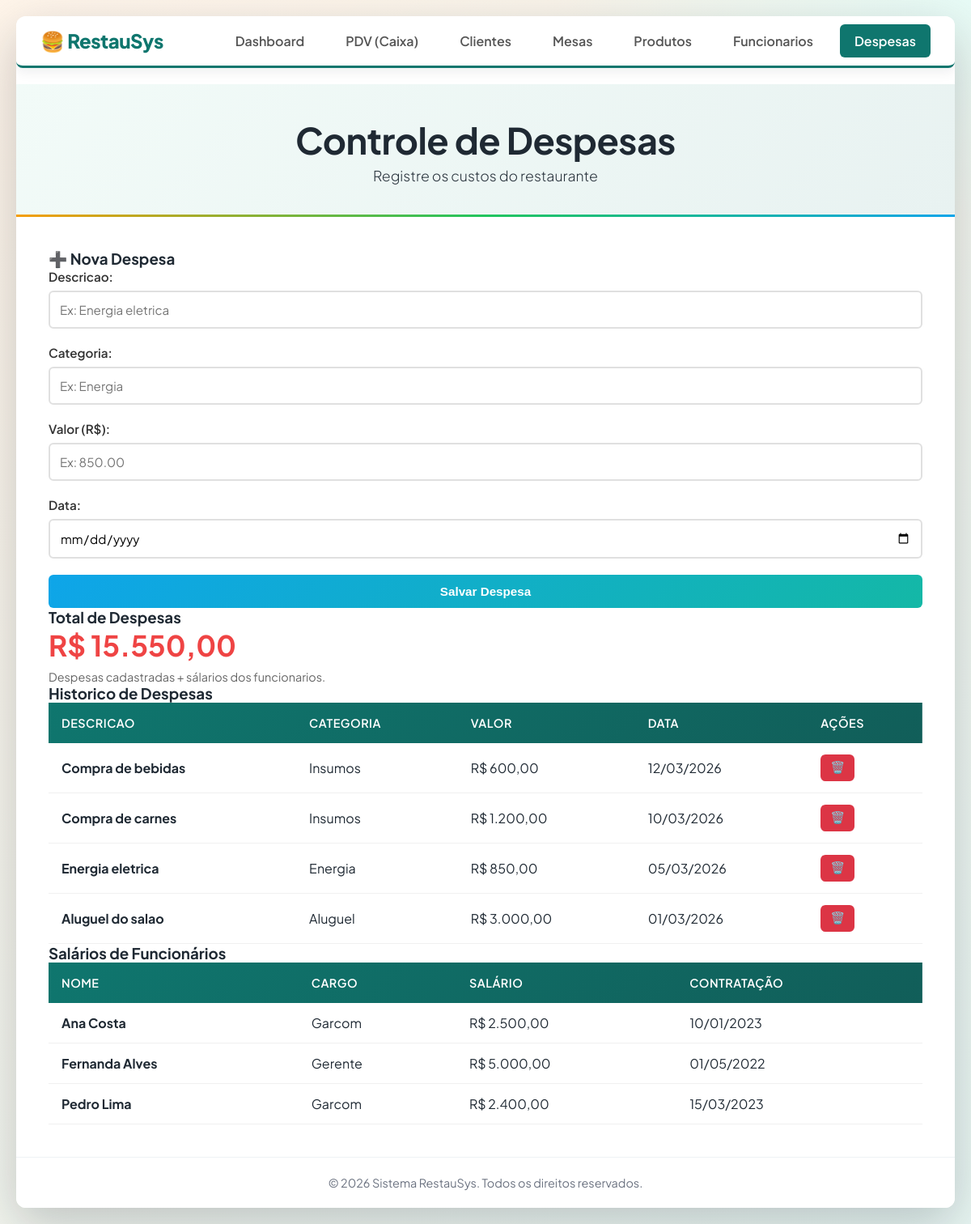
Page /pages/despesas.php on the committed database.
### tables this page shows
CREATE TABLE despesas (
    id_despesa INTEGER PRIMARY KEY AUTOINCREMENT,
    descricao TEXT NOT NULL,
    categoria TEXT NOT NULL,
    valor NUMERIC NOT NULL,
    data_despesa TEXT
);

CREATE TABLE funcionarios (
    id_funcionario INTEGER PRIMARY KEY AUTOINCREMENT,
    nome TEXT NOT NULL,
    cargo TEXT NOT NULL,
    salario NUMERIC,
    data_contratacao TEXT
);

### config/config.php (called while the page is built, shortened)
<?php
$pdo = initialize_database(DB_PATH, false);
function query_one(string $sql, array $params = []): ?array
{
    global $pdo;
    $stmt = $pdo->prepare($sql);
    $stmt->execute($params);
    return $stmt->fetch() ?: null;
}
function query_all(string $sql, array $params = []): array
{
    global $pdo;
    $stmt = $pdo->prepare($sql);
    $stmt->execute($params);
    return $stmt->fetchAll() ?: [];
}

### pages/despesas.php (the view, shortened to what this page needs)
<?php
require_once __DIR__ . "/../config/config.php";
$despesas = query_all("SELECT * FROM despesas ORDER BY data_despesa DESC, id_despesa DESC");
$funcionarios = query_all("SELECT id_funcionario, nome, cargo, salario, data_contratacao FROM funcionarios ORDER BY nome");
$total_despesas = query_one("SELECT SUM(valor) as total FROM despesas");
$total_salarios = query_one("SELECT SUM(salario) as total FROM funcionarios");
$valor_total = ($total_despesas["total"] ?? 0) + ($total_salarios["total"] ?? 0);
?>
<!DOCTYPE html>
<html lang="pt-BR">
<head>
    <link rel="stylesheet" href="../css/style.css">
</head>
<body>
    <div class="container">
        <nav class="navbar">
            <div class="nav-logo">🍔 RestauSys</div>
            <ul class="nav-links">
                <li><a href="../index.php">Dashboard</a></li>
                <li><a href="pedidos.php">PDV (Caixa)</a></li>
                <li><a href="clientes.php">Clientes</a></li>
                <li><a href="mesas.php">Mesas</a></li>
                <li><a href="produtos.php">Produtos</a></li>
                <li><a href="funcionarios.php">Funcionarios</a></li>
                <li><a href="despesas.php" class="active">Despesas</a></li>
            </ul>
        </nav>
        <header>
            <div class="header-content">
                <h1>Controle de Despesas</h1>
                <p class="header-subtitle">Registre os custos do restaurante</p>
            </div>
        </header>
        <main>
            <div class="dashboard-grid">
                <div class="card" style="border-top-color: #f59e0b;">
                    <h3>➕ Nova Despesa</h3>
                    <form method="POST" class="formulario">
                        <div class="form-grupo">
                            <label>Descricao:</label>
                            <input type="text" name="descricao" placeholder="Ex: Energia eletrica" required>
                        </div>
                        <div class="form-grupo">
                            <label>Categoria:</label>
                            <input type="text" name="categoria" placeholder="Ex: Energia" required>
                        </div>
                        <div class="form-grupo">
                            <label>Valor (R$):</label>
                            <input type="text" name="valor" placeholder="Ex: 850.00" required>
                        </div>
                        <div class="form-grupo">
                            <label>Data:</label>
                            <input type="date" name="data_despesa">
                        </div>
                        <button type="submit" class="btn btn-adicionar">Salvar Despesa</button>
                    </form>
                </div>
                <div class="card" style="border-top-color: #ef4444;">
                    <h3>Total de Despesas</h3>
                    <p style="font-size: 2.2em; font-weight: bold; color: #ef4444;">
                        R$ <?=number_format((float) $valor_total, 2, ",", ".")?>
                    </p>
                    <p style="color: #666; font-size: 0.9em; margin-top: 8px;">Despesas cadastradas + sálarios dos funcionarios.</p>
                </div>
                <div class="card" style="grid-column: span 2; border-top-color: #667eea;">
                    <h3>Historico de Despesas</h3>
                    <div style="max-height: 420px; overflow-y: auto;">
                        <table class="tabela">
                            <thead>
                                <tr>
                                    <th>Descricao</th>
                                    <th>Categoria</th>
                                    <th>Valor</th>
                                    <th>Data</th>
                                    <th>Ações</th>
                                </tr>
                            </thead>
                            <tbody>
                                <?php foreach ($despesas as $d): ?>
                                    <tr>
                                        <td><strong><?=htmlspecialchars($d["descricao"])?></strong></td>
                                        <td><?=htmlspecialchars($d["categoria"])?></td>
                                        <td>R$ <?=number_format((float) $d["valor"], 2, ",", ".")?></td>
                                        <td>
                                            <?php if (!empty($d["data_despesa"])): ?>
                                                <?=date("d/m/Y", strtotime($d["data_despesa"]))?>
                                            <?php else: ?>
                                                -
                                            <?php endif; ?>
                                        </td>
                                        <td>
                                            <form method="POST" style="display:inline;" onsubmit="return confirm('Deseja realmente remover?');">
                                                <button type="submit" class="btn btn-remover" title="Remover">🗑️</button>
                                            </form>
                                        </td>
                                    </tr>
                                <?php endforeach; ?>
                            </tbody>
                        </table>
                    </div>
                </div>
                <div class="card" style="grid-column: span 2; border-top-color: #0ea5e9;">
                    <h3>Salários de Funcionários</h3>
                    <div style="max-height: 320px; overflow-y: auto;">
                        <table class="tabela">
                            <thead>
                                <tr>
                                    <th>Nome</th>
                                    <th>Cargo</th>
                                    <th>Salário</th>
                                    <th>Contratação</th>
                                </tr>
                            </thead>
                            <tbody>
                                <?php foreach ($funcionarios as $f): ?>
                                    <tr>
                                        <td><strong><?=htmlspecialchars($f["nome"])?></strong></td>
                                        <td><?=htmlspecialchars($f["cargo"])?></td>
                                        <td>
                                            <?php if ($f["salario"] !== null && $f["salario"] !== ""): ?>
                                                R$ <?=number_format((float) $f["salario"], 2, ",", ".")?>
                                            <?php else: ?>
                                                -
                                            <?php endif; ?>
                                        </td>
                                        <td>
                                            <?php if (!empty($f["data_contratacao"])): ?>
                                                <?=date("d/m/Y", strtotime($f["data_contratacao"]))?>
                                            <?php else: ?>
                                                -
                                            <?php endif; ?>
                                        </td>
                                    </tr>
                                <?php endforeach; ?>
                            </tbody>
                        </table>
                    </div>
                </div>
            </div>
        </main>
        <footer class="app-footer">
            &copy; <?=date("Y")?> Sistema RestauSys. Todos os direitos reservados.
        </footer>
    </div>
</body>
</html>

### css/style.css (style rules this page uses)
:root { --bg-start: #fef3e7; --bg-end: #e8f6f2; --surface: #ffffff; --surface-muted: #f7f5f2; --ink: #1f2933; --muted: #6b7280; --accent: #0f766e; --accent-strong: #115e59; --accent-soft: #e7f7f4; --accent-2: #f59e0b; --accent-3: #ef4444; --accent-4: #0ea5e9; --shadow-strong: 0 20px 60px rgba(15, 23, 42, 0.22); --shadow-soft: 0 4px 16px rgba(15, 23, 42, 0.08); }
* { margin: 0; padding: 0; box-sizing: border-box; }
body { font-family: "Plus Jakarta Sans", "Noto Sans", sans-serif; background: radial-gradient(1200px 600px at 10% -10%, #fff6ec 0%, transparent 60%), radial-gradient(900px 500px at 100% 0%, #e7fbf6 0%, transparent 55%), linear-gradient(135deg, var(--bg-start) 0%, var(--bg-end) 100%); min-height: 100vh; padding: 20px; color: var(--ink); }
.container { max-width: 1200px; margin: 0 auto; background: var(--surface); border-radius: 12px; box-shadow: var(--shadow-strong); overflow: hidden; }
.app-footer { text-align: center; padding: 22px 30px; color: var(--muted); font-size: 0.9em; border-top: 1px solid #eef2f5; background: var(--surface); }
header { background: linear-gradient(135deg, #f2fbf8 0%, #e8f2f1 100%); color: var(--ink); padding: 40px 30px; text-align: center; position: relative; }
header::after { content: ''; position: absolute; bottom: 0; left: 0; right: 0; height: 3px; background: linear-gradient(90deg, var(--accent-2), #22c55e, var(--accent-4)); }
.header-content h1 { font-size: 2.8em; font-weight: 700; margin-bottom: 5px; letter-spacing: -0.5px; }
.header-subtitle { font-size: 1.1em; opacity: 0.95; font-weight: 300; }
main { padding: 40px; }
.navbar { background: var(--surface); padding: 15px 30px; display: flex; justify-content: space-between; align-items: center; box-shadow: var(--shadow-soft); margin-bottom: 20px; border-radius: 8px; border-bottom: 3px solid var(--accent); }
.nav-logo { font-size: 1.5em; font-weight: 800; color: var(--accent); letter-spacing: -0.5px; }
.nav-links { list-style: none; display: flex; gap: 15px; }
.nav-links a { text-decoration: none; color: #555; font-weight: 600; padding: 10px 18px; border-radius: 6px; transition: all 0.3s; }
.nav-links a.active { background: var(--accent); color: white; }
.formulario { display: flex; flex-direction: column; gap: 20px; }
.form-grupo { display: flex; flex-direction: column; gap: 8px; }
.form-grupo label { font-weight: 600; color: #333; font-size: 0.95em; display: flex; align-items: center; gap: 8px; }
.form-grupo input, .form-grupo select { padding: 12px; border: 2px solid #e0e0e0; border-radius: 6px; font-size: 0.95em; transition: all 0.3s; font-family: inherit; }
.btn { padding: 12px 20px; border: none; border-radius: 6px; font-weight: 600; cursor: pointer; font-size: 0.95em; transition: all 0.3s; display: inline-flex; align-items: center; gap: 8px; justify-content: center; }
.btn-adicionar { background: linear-gradient(135deg, var(--accent-4) 0%, #14b8a6 100%); color: white; }
.btn-remover { background-color: #dc3545; color: white; padding: 8px 12px; font-size: 0.9em; }
.tabela { width: 100%; border-collapse: collapse; background: white; }
.tabela thead { background: linear-gradient(135deg, var(--accent) 0%, var(--accent-strong) 100%); color: white; }
.tabela th { padding: 16px; text-align: left; font-weight: 600; text-transform: uppercase; font-size: 0.9em; letter-spacing: 0.5px; }
.tabela td { padding: 14px 16px; border-bottom: 1px solid #f0f0f0; }

### rows in the picture
despesas: descricao "Compra de bebidas", categoria "Insumos", valor "600,00", data_despesa "12/03/2026"
despesas: descricao "Compra de carnes", categoria "Insumos", valor "1.200,00", data_despesa "10/03/2026"
despesas: descricao "Energia eletrica", categoria "Energia", valor "850,00", data_despesa "05/03/2026"
despesas: descricao "Aluguel do salao", categoria "Aluguel", valor "3.000,00", data_despesa "01/03/2026"
funcionarios: nome "Ana Costa", cargo "Garcom", salario "2.500,00", data_contratacao "10/01/2023"
funcionarios: nome "Fernanda Alves", cargo "Gerente", salario "5.000,00", data_contratacao "01/05/2022"
funcionarios: nome "Pedro Lima", cargo "Garcom", salario "2.400,00", data_contratacao "15/03/2023"

### other values in the picture
$valor_total "15.550,00"
